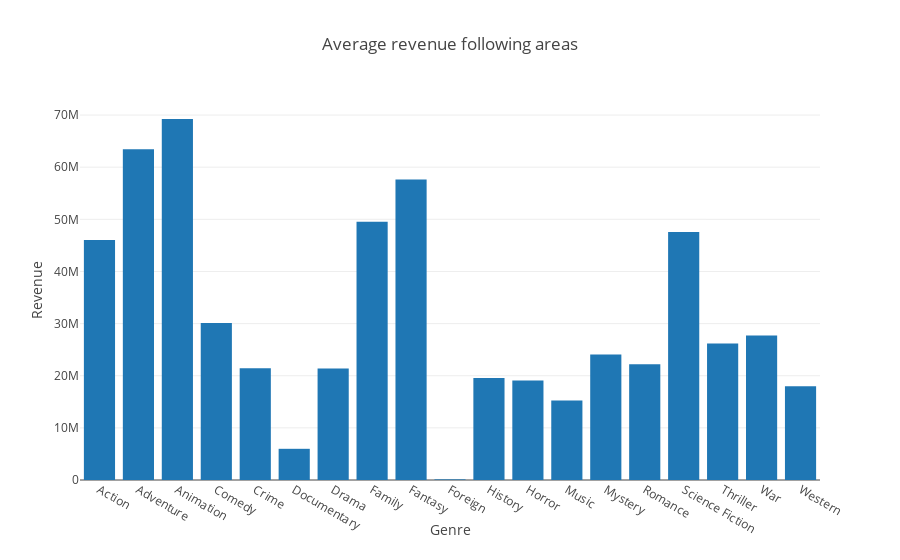

Write notebook code for a chart like this one.
### Markdown cell above
Genres vs Revenues.

### Code cell
genre_table = eval_table.groupby('Genre').mean() # Contain the mean values of each area.
# We need to discard genres which have under 30 samples because they are not statistical significant.
genre_list = eval_table.groupby('Genre').count()[eval_table.groupby('Genre').count().Revenue.values >= 30].index.values
genre_table = genre_table[genre_table.index.isin(genre_list)]

# Now draw table
table = [
    go.Bar(
        x=genre_table.index.values, # The genre now is the index in area_table
        y=genre_table.Revenue
    )
]

layout = go.Layout(
    title='Average revenue following areas',
    yaxis=dict(title='Revenue'),
    xaxis=dict(title='Genre')
)

fig = go.Figure(data=table, layout=layout)
iplot(fig)

### Figure 1 — Plotly figure (JSON) as saved in the notebook; plotly's stock layout.template omitted (floating-point values rounded to 4 significant figures)
{"data": [{"type": "bar", "uid": "1ca12ba9-c0af-11e8-bef8-9cad97a9b18b", "x": ["Action", "Adventure", "Animation", "Comedy", "Crime", "Documentary", "Drama", "Family", "Fantasy", "Foreign", "History", "Horror", "Music", "Mystery", "Romance", "Science Fiction", "Thriller", "War", "Western"], "y": [46040000.0, 63460000.0, 69250000.0, 30130000.0, 21460000.0, 5983000.0, 21410000.0, 49550000.0, 57630000.0, 122100.0, 19580000.0, 19100000.0, 15230000.0, 24100000.0, 22200000.0, 47600000.0, 26180000.0, 27720000.0, 17970000.0]}], "layout": {"title": "Average revenue following areas", "xaxis": {"title": "Genre"}, "yaxis": {"title": "Revenue"}}}
